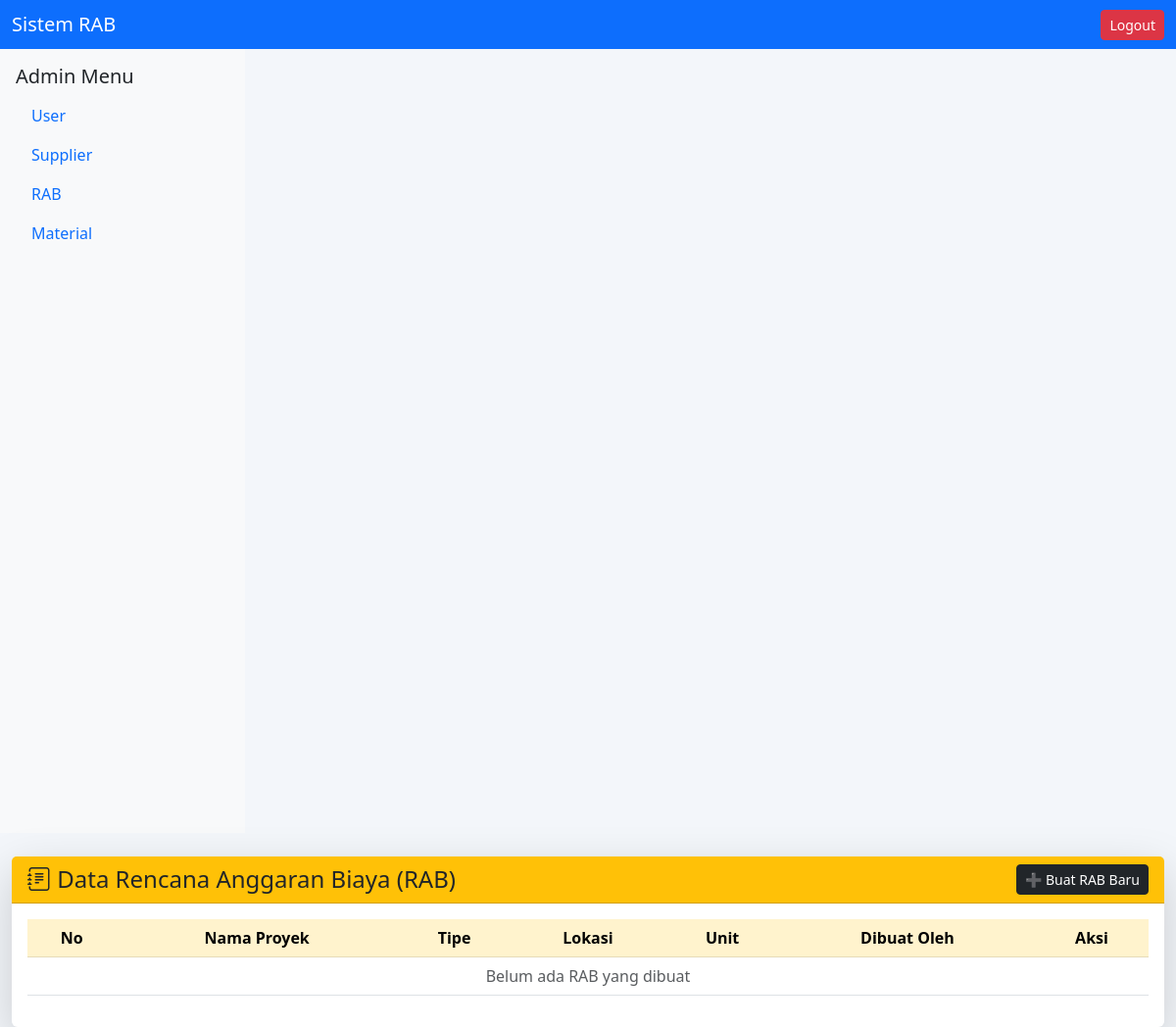
Before: /rab/rab.php (signed in) with the older database file.
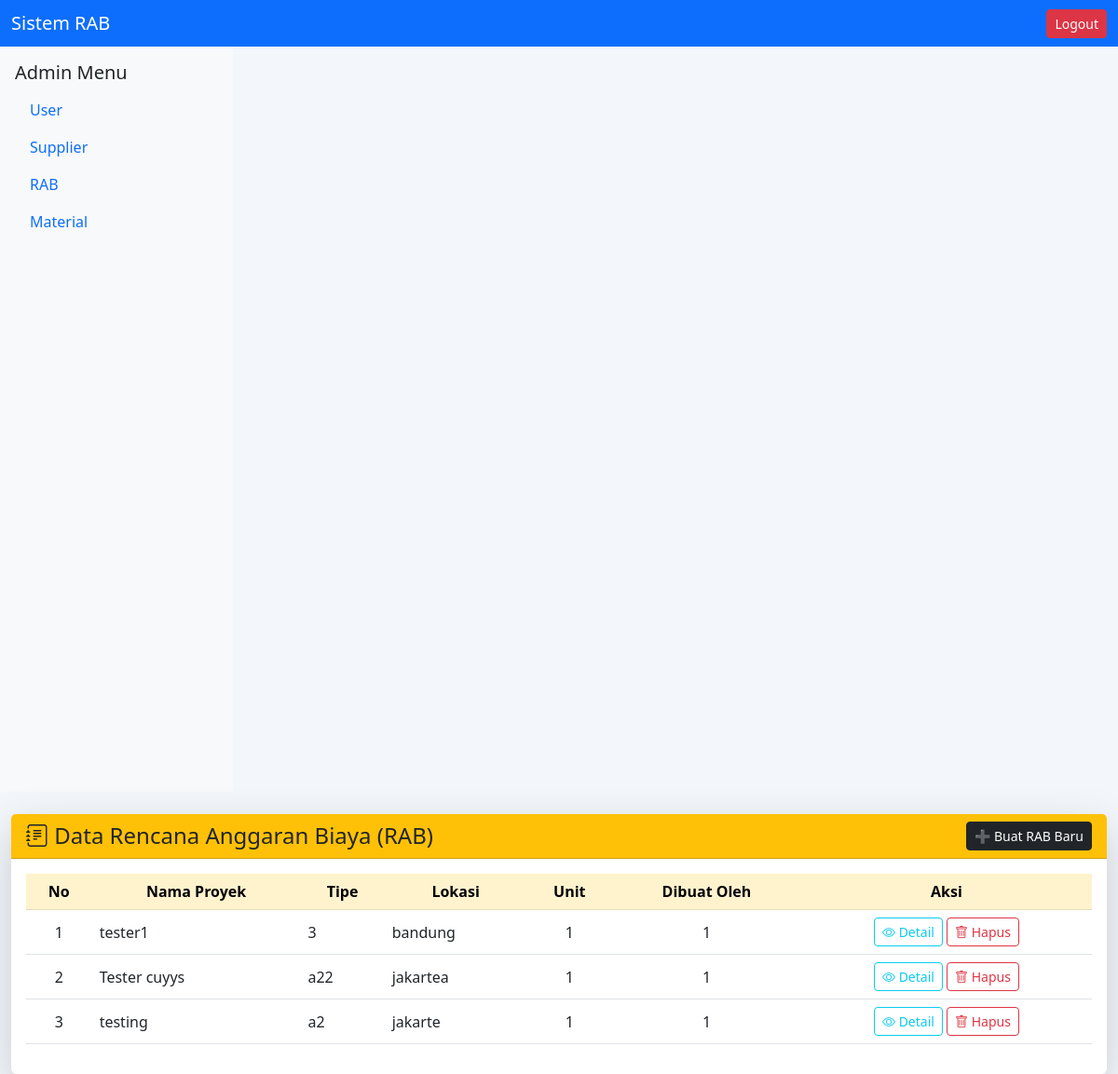
After: the same page with the newer database file.
### tables this page shows
CREATE TABLE `rab` (
  `id_rab` varchar(50) NOT NULL,
  `id_user` int(11) DEFAULT NULL,
  `project_name` varchar(100) DEFAULT NULL,
  `unit` int(11) DEFAULT NULL,
  `type` varchar(50) DEFAULT NULL,
  `location` varchar(100) DEFAULT NULL,
  `jumlahTotal` int(11) DEFAULT 0,
  `pembulatan` int(11) DEFAULT 0,
  `permeterpersegi` int(11) DEFAULT 0,
  `timestamps` timestamp NOT NULL DEFAULT current_timestamp(),
  `created_at` timestamp NOT NULL DEFAULT current_timestamp()
);

### rab/rab.php (the view, shortened to what this page needs)
<?php
include '../config/database.php';
include '../partials/header.php';
include '../partials/sidebar.php';
$result = mysqli_query($conn, "SELECT * FROM rab ORDER BY created_at DESC");
?>
<!DOCTYPE html>
<html lang="id">
<head>
  <link href="https://cdn.jsdelivr.net/npm/bootstrap@5.3.0/dist/css/bootstrap.min.css" rel="stylesheet">
  <link href="https://cdn.jsdelivr.net/npm/bootstrap-icons@1.11.1/font/bootstrap-icons.css" rel="stylesheet">
</head>
<body style="background-color:#f3f6fa;">
<div class="container-fluid mt-4">
  <div class="card shadow-lg border-0">
    <div class="card-header bg-warning text-dark d-flex justify-content-between align-items-center">
      <h4 class="mb-0"><i class="bi bi-journal-text"></i> Data Rencana Anggaran Biaya (RAB)</h4>
      <a href="createrab.php" class="btn btn-dark btn-sm">
        ➕ Buat RAB Baru
      </a>
    </div>
    <div class="card-body">
      <div class="table-responsive">
        <table class="table table-hover align-middle">
          <thead class="table-warning text-center">
            <tr>
              <th>No</th>
              <th>Nama Proyek</th>
              <th>Tipe</th>
              <th>Lokasi</th>
              <th>Unit</th>
              <th>Dibuat Oleh</th>
              <th>Aksi</th>
            </tr>
          </thead>
          <tbody>
            <?php $no=1; while($r=mysqli_fetch_assoc($result)): ?>
              <tr>
                <td class="text-center"><?= $no++ ?></td>
                <td><?= htmlspecialchars($r['project_name']) ?></td>
                <td><?= htmlspecialchars($r['type']) ?></td>
                <td><?= htmlspecialchars($r['location']) ?></td>
                <td class="text-center"><?= $r['unit'] ?></td>
                <td class="text-center"><?= $r['id_user'] ?></td>
                <td class="text-center">
                  <a href="detailrab.php?id=<?= $r['id_rab'] ?>" class="btn btn-sm btn-outline-info">
                    <i class="bi bi-eye"></i> Detail
                  </a>
                  <a href="?delete=<?= $r['id_rab'] ?>"
                     onclick="return confirm('Hapus RAB ini?')"
                     class="btn btn-sm btn-outline-danger">
                     <i class="bi bi-trash"></i> Hapus
                  </a>
                </td>
              </tr>
            <?php endwhile; ?>
            <?php if(mysqli_num_rows($result) == 0): ?>
              <tr><td colspan="7" class="text-center text-muted">Belum ada RAB yang dibuat</td></tr>
            <?php endif; ?>
          </tbody>
        </table>
      </div>
    </div>
  </div>
</div>
</body>
</html>

Changed rows visible on the page:
added rab: project_name "tester1", type "3", location "bandung", unit "1", id_user "1"
added rab: project_name "Tester cuyys", type "a22", location "jakartea", unit "1", id_user "1"
added rab: project_name "testing", type "a2", location "jakarte", unit "1", id_user "1"
Other visible differences:
text no longer shown: "Belum ada RAB yang dibuat"
